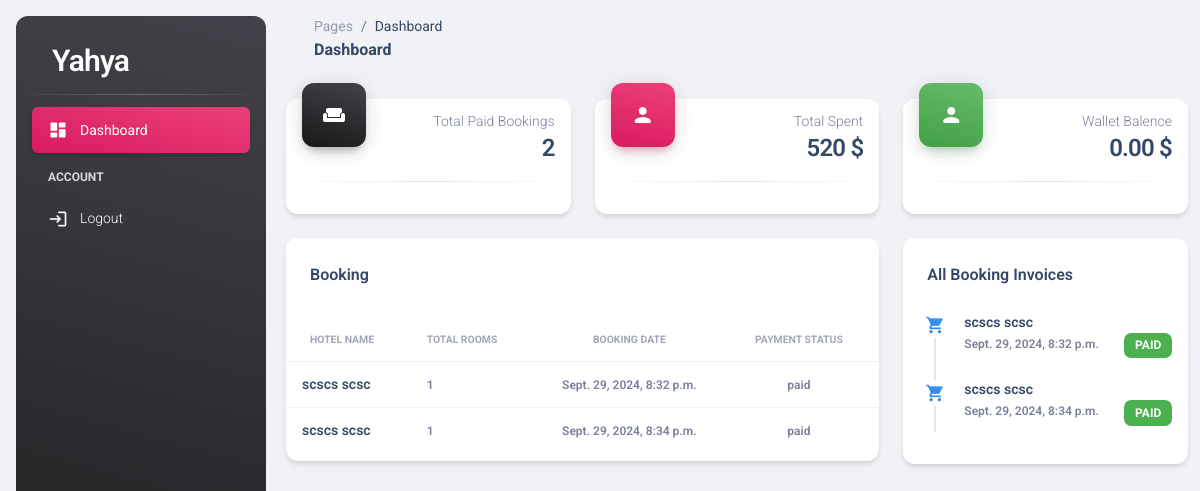
Page /dashboard/ (signed in) on the earlier database version.
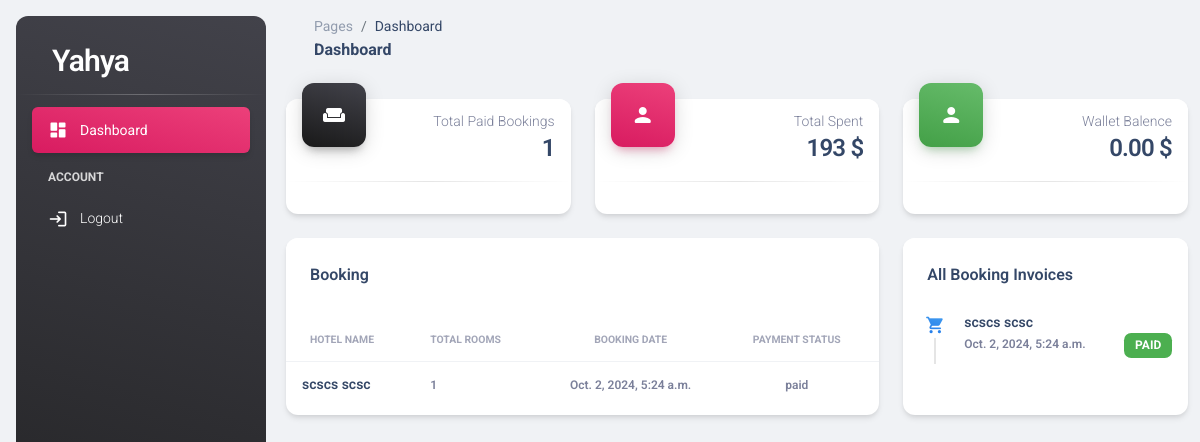
Same page on the later database version.
### hotel/models.py (models this page shows, shortened)
class Booking(models.Model):
    user = models.ForeignKey(User, on_delete=models.SET_NULL, null=True, blank=True)
    payment_status = models.CharField(max_length=100, choices=PAYMENT_STATUS ,default='pending')
    full_name = models.CharField(max_length=200,null=True, blank=True)
    email = models. EmailField(max_length=200,null=True, blank=True)
    phone = models.CharField(max_length=200,null=True, blank=True)
    hotel = models.ForeignKey(Hotel, on_delete=models.SET_NULL, null=True, blank=True)
    room_type = models.ForeignKey(RoomType, on_delete=models.SET_NULL, null=True, blank=True)
    room = models.ManyToManyField(Room)
    before_discount = models.DecimalField(max_digits=12, decimal_places=2, default=0.00)
    total = models.DecimalField(max_digits=12, decimal_places=2, default=0.00)
    saved = models.DecimalField(max_digits=12, decimal_places=2, default=0.00)
    check_in_date = models.DateField()
    check_out_date = models.DateField()
    total_days = models.PositiveIntegerField(default=0)
    num_adults = models.PositiveIntegerField(default=0)
    num_children = models.PositiveIntegerField(default=1)
    checked_in = models.BooleanField(default=False)
    checked_out = models.BooleanField(default=False)
    is_active = models.BooleanField(default=False)
    checked_in_tracker = models.BooleanField(default=False)
    checked_out_tracker = models.BooleanField(default=False)
    date = models.DateTimeField (auto_now_add=True)
    stripe_payment_intent = models.CharField(max_length=1000, null=True, blank=True)
    success_id = ShortUUIDField(unique=True, length=10, max_length=20, alphabet="abcdefghijklmnopqrstuvwxyz", null=True, blank=True)
    booking_id = ShortUUIDField(unique=True, length=10, max_length=20, alphabet="abcdefghijklmnopqrstuvwxyz")

class Hotel(models.Model):
    user = models.ForeignKey(User, on_delete=models.SET_NULL, null=True)
    name = models.CharField(max_length=100, null=True)
    description= CKEditor5Field(null=True, blank=True , config_name="extends")
    image = models.FileField(upload_to="hotel_galley")
    address = models.CharField(max_length=200)
    mobile = models.CharField(max_length=200)
    email = models. EmailField(max_length=100)
    status = models.CharField(max_length=20, choices=HOTEL_STATUS, default="Live")
    tags = models.CharField(max_length=200, help_text="Seperate tags with comma")
    views = models.IntegerField(default=0)
    featured = models.BooleanField(default=False)
    hid = ShortUUIDField(unique=True, length=10, max_length=20, alphabet="abcdefghijklmnopqrstuvwxyz")
    slug= models.SlugField (unique=True)
    date = models.DateTimeField(auto_now_add=True)

### user_dashboard/views.py (the view)
# urls.py: path("dashboard/", include("user_dashboard.urls")),
def dashboard (request):
    bookings = Booking.objects.filter(user=request.user, payment_status="paid")
    total_spent = Booking.objects.filter(user=request.user, payment_status="paid").aggregate(amount=models.Sum("total"))
    context = {
        "bookings": bookings,
        "total_spent": total_spent,
    }
    return render(request, "user_dashboard/dashboard.html", context)

### templates/user_dashboard/dashboard.html (shortened to what the changed rows need)
{% load static %}
<!DOCTYPE html>
<html lang="en">
  <head>
    <link href="{% static 'css/dashboard/nucleo-icons.css' %}" rel="stylesheet" />
    <link href="{% static 'css/dashboard/nucleo-svg.css' %}" rel="stylesheet" />
    <link id="pagestyle"
      href="{% static 'css/dashboard/material-dashboard.css' %}"
      rel="stylesheet" />
  </head>
  <body class="g-sidenav-show  bg-gray-200">
    <main
      class="main-content position-relative max-height-vh-100 h-100 border-radius-lg ">
      <div class="container-fluid py-4">
        <div class="row">
          <div class="col-xl-4 col-sm-6 mb-xl-0 mb-4">
            <div class="card">
              <div class="card-header p-3 pt-2">
                <div class="text-end pt-1">
                  <p class="text-sm mb-0 text-capitalize">Total paid Bookings</p>
                  <h4 class="mb-0">{{bookings.count}}</h4>
                </div>
              </div>
            </div>
          </div>
          <div class="col-xl-4 col-sm-6 mb-xl-0 mb-4">
            <div class="card">
              <div class="card-header p-3 pt-2">
                <div class="text-end pt-1">
                  <p class="text-sm mb-0 text-capitalize">Total spent </p>
                  <h4 class="mb-0">{{total_spent.amount|default:"0"}} $</h4>
                </div>
              </div>
            </div>
          </div>
        </div>
        <div class="row my-4">
          <div class="col-lg-8 col-md-6 mb-md-0 mb-4">
            <div class="card">
              <div class="card-body px-0 pb-2">
                <div class="table-responsive">
                  <table class="table align-items-center mb-0">
                    <thead>
                      <tr>
                        <th
                          class="text-uppercase text-secondary text-xxs font-weight-bolder opacity-7">Hotel Name </th>
                        <th
                          class="text-uppercase text-secondary text-xxs font-weight-bolder opacity-7 ps-2">Total Rooms</th>
                        <th
                          class="text-center text-uppercase text-secondary text-xxs font-weight-bolder opacity-7">Booking Date</th>
                        <th
                          class="text-center text-uppercase text-secondary text-xxs font-weight-bolder opacity-7">Payment Status</th>
                             </tr>
                    </thead>
                    <tbody>
                      {% for booking in bookings %}
                        <tr>
                          <td>
                            <div class="d-flex px-2 py-1">
                              <div
                                class="d-flex flex-column justify-content-center">
                                <h6 class="mb-0 text-sm">{{booking.hotel.name}}</h6>
                              </div>
                            </div>
                          </td>
                          <td class="">
                            <span class="text-xs font-weight-bold"> {{booking.room.all.count}}
                            </span>
                          </td>
                          <td class="align-middle text-center text-sm">
                            <span class="text-xs font-weight-bold"> {{booking.date}}
                            </span>
                          </td>
                          <td class="align-middle text-center text-sm">
                            <span class="text-xs font-weight-bold"> {{booking.payment_status}}
                            </span>
                          </td>
                        </tr>
                      {% endfor %}
                    </tbody>
                  </table>
                </div>
              </div>
            </div>
          </div>
          <div class="col-lg-4 col-md-6">
          <div class="card h-100">
            <div class="card-body p-3">
              <div class="timeline timeline-one-side">
                {% for booking in bookings %}
                <div class="timeline-block mb-3">
                  <span class="timeline-step">
                    <i class="material-icons text-info text-gradient">shopping_cart</i>
                  </span>
                  <div class="timeline-content">
                    <h6 class="text-dark text-sm font-weight-bold mb-0 ">{{booking.hotel.name}} </h6>
                    <span class="badge bg-success float-end">{{booking.payment_status}}</span>
                    <p class="text-secondary font-weight-bold text-xs mt-1 mb-0">{{booking.date}}</p>
                  </div>
                </div>
                {% endfor %}
              </div>
            </div>
          </div>
        </div>
        </div>
      </div>
    </main>
  </body>
</html>

Differences in the rows shown:
removed Booking: hotel.name "scscs scsc", room.all.count "1", date "Sept. 29, 2024, 8:32 p.m.", payment_status "paid", payment_status "PAID"
removed Booking: hotel.name "scscs scsc", room.all.count "1", date "Sept. 29, 2024, 8:34 p.m.", payment_status "paid", payment_status "PAID"
added Booking: hotel.name "scscs scsc", room.all.count "1", date "Oct. 2, 2024, 5:24 a.m.", payment_status "paid", payment_status "PAID"
Other differences:
{{ bookings.count }}: "2" → "1"
{{ total_spent.amount|default:"0" }}: "520" → "193"
